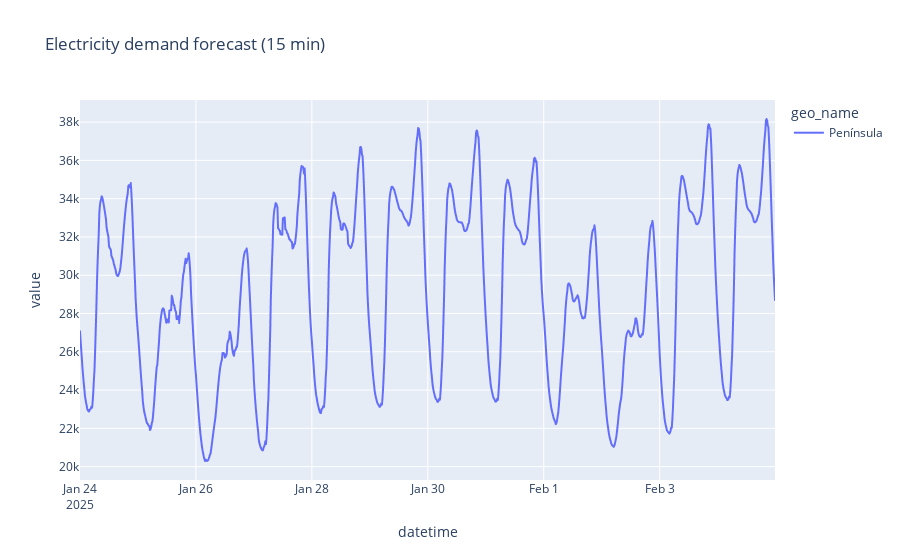

This figure's notebook cell:
### Code cell
from plotly import express as px

fig = px.line(data, x='datetime', y='value', color='geo_name', title='Electricity demand forecast (15 min)')

fig.show()

### Figure 1 — Plotly figure (JSON) as saved in the notebook; plotly's stock layout.template omitted (floating-point values rounded to 4 significant figures; data arrays with more than 128 entries replaced by an {"elided": "..."} marker saying what was removed)
{"data": [{"hovertemplate": "geo_name=Península<br>datetime=%{x}<br>value=%{y}<extra></extra>", "legendgroup": "Península", "line": {"color": "#636efa", "dash": "solid"}, "marker": {"symbol": "circle"}, "mode": "lines", "name": "Península", "showlegend": true, "type": "scattergl", "x": {"elided": "1152 str values"}, "xaxis": "x", "y": {"elided": "1152 int values"}, "yaxis": "y"}], "layout": {"legend": {"title": {"text": "geo_name"}, "tracegroupgap": 0}, "title": {"text": "Electricity demand forecast (15 min)"}, "xaxis": {"anchor": "y", "domain": [0, 1], "title": {"text": "datetime"}}, "yaxis": {"anchor": "x", "domain": [0, 1], "title": {"text": "value"}}}}
